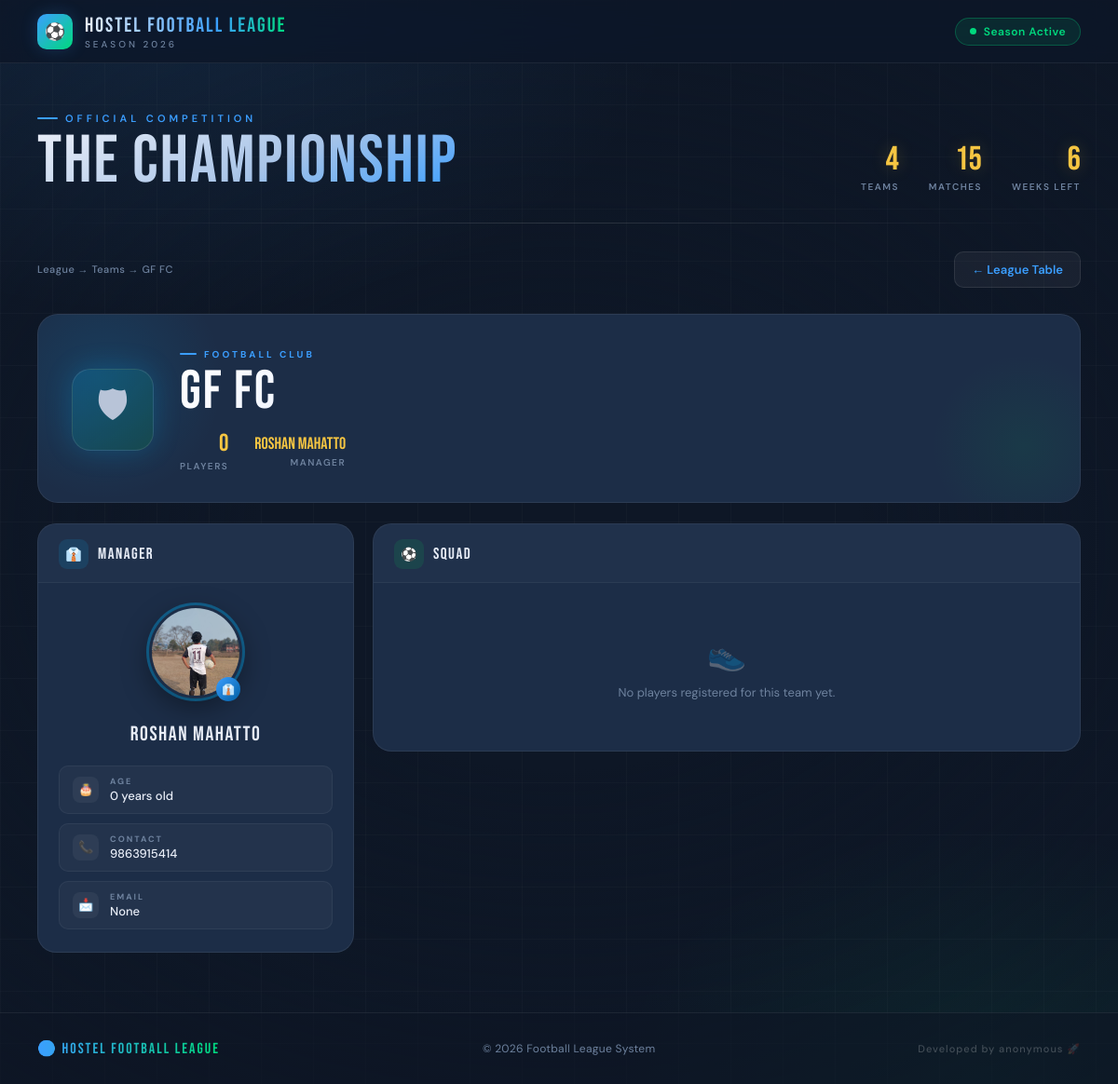
/team/10/, run on the app's committed database.
### league/models.py (models this page shows, shortened)
class Team(models.Model):
    name = models.CharField(max_length=50)
    played = models.IntegerField(default=0)
    win = models.IntegerField(default=0)
    draw = models.IntegerField(default=0)
    lose = models.IntegerField(default=0)
    goal_difference = models.IntegerField(default=0)

class Manager(models.Model):
    name = models.CharField(max_length=100)
    age = models.IntegerField(default=0)   # 👈 add default
    contact = models.CharField(max_length=15, blank=True)
    email = models.EmailField(unique=True, null=True, blank=True) # 👈 allow empty
    image = models.ImageField(upload_to='managers/', blank=True, null=True)
    team = models.ForeignKey(Team, on_delete=models.CASCADE, null=True, blank=True)

### league/views.py (the view)
# urls.py: path('team/<int:pk>/', views.team_detail, name='detail'),
def team_detail(request, pk):
    team = get_object_or_404(Team, id=pk)
    manager = Manager.objects.filter(team=team).first()
    players = Player.objects.filter(team=team)
    return render(request, "detail.html", {
        "team": team,
        "manager": manager,
        "players": players
    })

### league/templates/detail.html (shortened to what this page needs)
{% extends 'base.html' %}
{% block content %}
<div class="page-header">
    <div style="font-size:11px; color: var(--text-muted); font-weight:500; letter-spacing:0.5px;">
        League → Teams → {{ team.name }}
    </div>
    <a href="{% url 'league' %}" class="back-btn">← League Table</a>
</div>
<div class="team-hero">
    <div class="team-crest-large">🛡</div>
    <div class="team-hero-info">
        <div class="team-eyebrow">Football Club</div>
        <div class="team-title">{{ team.name }}</div>
        <div class="team-hero-stats">
            <div class="hero-stat">
                <div class="hero-stat-val">{{ players|length }}</div>
                <div class="hero-stat-label">Players</div>
            </div>
            {% if manager %}
            <div class="hero-stat">
                <div class="hero-stat-val" style="font-size:18px; padding-top:4px;">{{ manager.name }}</div>
                <div class="hero-stat-label">Manager</div>
            </div>
            {% endif %}
        </div>
    </div>
</div>
<div class="detail-grid">
    <div class="manager-card">
        <div class="manager-card-header">
            <div class="section-icon">👔</div>
            <div class="section-title">Manager</div>
        </div>
        <div class="manager-card-body">
            <div class="manager-avatar-wrap">
                {% if manager.image %}
                    <img src="{{ manager.image.url }}" class="manager-img" alt="{{ manager.name }}">
                {% else %}
                    <img src="https://ui-avatars.com/api/?name={{ manager.name }}&background=0a1628&color=00b4ff&size=100&bold=true&rounded=true" class="manager-img" alt="{{ manager.name }}">
                {% endif %}
                <div class="manager-badge">👔</div>
            </div>
            <div class="manager-name">{{ manager.name }}</div>
            <div class="manager-details">
                <div class="detail-row">
                    <div class="detail-row-icon">🎂</div>
                    <div class="detail-row-content">
                        <div class="detail-row-label">Age</div>
                        <div class="detail-row-value">{{ manager.age }} years old</div>
                    </div>
                </div>
                <div class="detail-row">
                    <div class="detail-row-icon">📞</div>
                    <div class="detail-row-content">
                        <div class="detail-row-label">Contact</div>
                        <div class="detail-row-value">{{ manager.contact }}</div>
                    </div>
                </div>
                <div class="detail-row">
                    <div class="detail-row-icon">📩</div>
                    <div class="detail-row-content">
                        <div class="detail-row-label">Email</div>
                        <div class="detail-row-value">{{ manager.email }}</div>
                    </div>
                </div>
            </div>
        </div>
    </div>
    <div class="players-card">
        <div class="players-card-header">
            <div class="players-card-header-left">
                <div class="section-icon" style="background: rgba(0,200,83,0.12);">⚽</div>
                <div class="section-title">Squad</div>
            </div>
        </div>
        <div class="players-list">
            {% for p in players %}
            <div class="player-item">
                <div class="player-number">{{ forloop.counter }}</div>
                <div class="player-avatar">👤</div>
                <div class="player-info">
                    <div class="player-name">{{ p.name }}</div>
                    <div class="player-position">{{ p.position }}</div>
                </div>
                <span class="position-pill
                    {% with pos=p.position|lower %}
                        {% if 'keeper' in pos or 'gk' in pos or 'goal' in pos %}pos-gk
                        {% elif 'def' in pos or 'back' in pos or 'cb' in pos or 'lb' in pos or 'rb' in pos %}pos-def
                        {% elif 'mid' in pos or 'cm' in pos or 'dm' in pos or 'am' in pos %}pos-mid
                        {% elif 'fwd' in pos or 'forward' in pos or 'striker' in pos or 'st' in pos or 'winger' in pos %}pos-fwd
                        {% else %}pos-mid{% endif %}
                    {% endwith %}
                ">{{ p.position }}</span>
            </div>
            {% empty %}
            <div class="empty-state">
                <span class="empty-icon">👟</span>
                No players registered for this team yet.
            </div>
            {% endfor %}
        </div>
    </div>
</div>
{% endblock %}

### league/templates/base.html (style rules this page uses)
:root { --pitch-green: #00d97e; --electric-blue: #3b9eff; --gold: #f5c542; --bg-base: #0e1726; --bg-raised: #152035; --bg-elevated: #1c2d47; --bg-inset: #111e30; --border-subtle: rgba(255,255,255,0.07); --border-medium: rgba(255,255,255,0.13); --border-accent: rgba(59,158,255,0.35); --text-primary: #e8edf7; --text-body: #b8c4d8; --text-muted: #6e829e; --glow-blue: rgba(59,158,255,0.20); --glow-green: rgba(0,217,126,0.16); --glow-gold: rgba(245,197,66,0.22); --card-bg: var(--bg-elevated); --card-border: var(--border-subtle); --radius-card: 18px; }
*, *::before, *::after { box-sizing: border-box; margin: 0; padding: 0; }
html { scroll-behavior: smooth; }
body { font-family: 'DM Sans', sans-serif; font-weight: 400; background-color: var(--bg-base); color: var(--text-body); min-height: 100vh; overflow-x: hidden; }
body::before { content: ''; position: fixed; inset: 0; background: radial-gradient(ellipse 70% 45% at 15% 0%, rgba(59,158,255,0.10) 0%, transparent 65%), radial-gradient(ellipse 55% 40% at 88% 100%, rgba(0,217,126,0.07) 0%, transparent 60%), radial-gradient(ellipse 90% 70% at 50% 50%, var(--bg-base) 30%, transparent 100%); pointer-events: none; z-index: 0; }
body::after { content: ''; position: fixed; inset: 0; background-image: linear-gradient(rgba(255,255,255,0.018) 1px, transparent 1px), linear-gradient(90deg, rgba(255,255,255,0.018) 1px, transparent 1px); background-size: 56px 56px; pointer-events: none; z-index: 0; }
.hero-stat { text-align: right; }
.hero-stat-label { font-size: 10px; font-weight: 600; letter-spacing: 2px; text-transform: uppercase; color: var(--text-muted); margin-top: 2px; }
.container > * { animation: fadeUp 0.6s cubic-bezier(0.16,1,0.3,1) both; }
.container > *:nth-child(2) { animation-delay: 0.21s; }
.container > *:nth-child(3) { animation-delay: 0.28s; }
.container > *:nth-child(4) { animation-delay: 0.35s; }

### data on the page
Team: name "GF FC"
Manager: name "Roshan Mahatto", image (picture), age "0", contact "9863915414", email "None"

### other printed values
{{ players|length }} "0"
